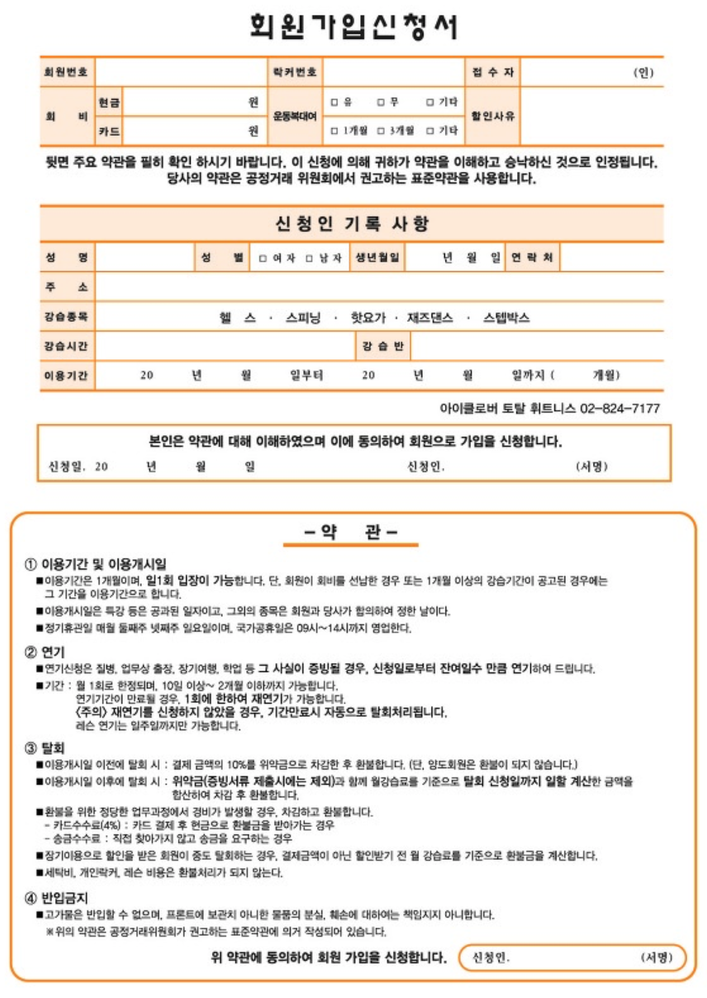
#> input picture data/FO-회원가입-01.png, 707 x 998 px, shrunk from 1284 x 1814 before the run
$ python detect_contours.py   (older library calls are emulated)
#> lines starting #> are read from the running program, lines starting #| are printed output that depends on the picture; after the words box and inside, x2 and y2 are one past the last pixel; in counts of white or black regions, pixels touching at a corner belong together
import numpy as np
import cv2


def detect_contours():
    # detect contours
    img = cv2.imread('../data/FO-회원가입-01.png')
#> img is the input picture: shape (998, 707, 3); mean B, G, R 229.3, 234.4, 239.1
    imgray = cv2.cvtColor(img, cv2.COLOR_BGR2GRAY)

    # cv2.RETR_CCOMP --> hirarchy level을 2단계로만 구성
    ret, thr = cv2.threshold(imgray, 230, 255, 0)
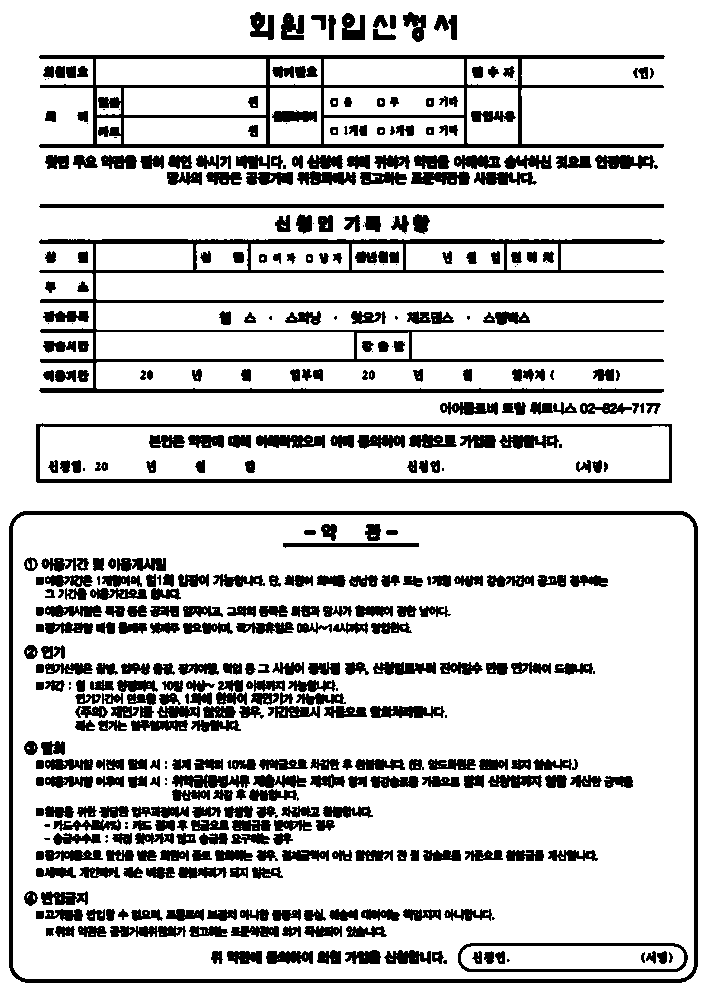
#> thr: shape (998, 707); 81.4% white; 460 black regions (52 under 20 px)
    _, contours, hierarchy = cv2.findContours(thr, cv2.RETR_CCOMP,
                                              cv2.CHAIN_APPROX_SIMPLE)
#> contours = 1168 contours, 722 with area under 20; largest, box (x1, y1, x2, y2) and area: (0, 0, 707, 998) 703882, (8, 510, 699, 984) 326021, (13, 515, 694, 979) 314656, (38, 54, 666, 149) 43141, (35, 422, 673, 484) 38218
    # original image's width & height
    origin_width = img.shape[1]
    origin_height = img.shape[0]

    # 글자 내에 생기는 contour는 작음
    # 실제 런칭시에는 사용자에게 기본폰트 사이즈가 몇인지 입력받는다
    # font_size + 1
    min_width = 15
    min_height = 15
    i = 0

    # creating a blank to draw lines on
    contour_image = np.copy(img) * 0
#> contour_image: shape (998, 707, 3); every value is 0

    # first contour detection for making line clarify
    for contour in contours:
        # top-left vertex coordinates (x,y) , width, height
        x, y, width, height = cv2.boundingRect(contour)

        # adjacent pixels bgr median, darkness++
        mid_b = 0
        mid_g = 0
        mid_r = 0
        j = 0
        for my in range(y - 2, y + 3):
            for mx in range(x - 2, x + 3):
                if (my and mx) >= 0:
                    mid_b += int(img.item(my, mx, 0))  # b
                    mid_g += int(img.item(my, mx, 1))  # g
                    mid_r += int(img.item(my, mx, 2))  # r
                    j += 1
        mid_b = (mid_b / j) * 0.8   # strengthen darkness
        mid_g = (mid_g / j) * 0.8
        mid_r = (mid_r / j) * 0.8

        # Draw rectangle with median bgr
        # larger than the half of original image size
        if width > origin_width * 0.5 or height > origin_height * 0.5:
            contour_image = cv2.rectangle(img, (x + 1, y + 1), (x + width - 1, y + height - 1),
                                          (mid_b, mid_g, mid_r, 50), 2)
            i += 1
            continue
        if (width > min_width and height > min_height) and ((hierarchy[0, i, 2] != -1 or hierarchy[0, i, 3] == (
                len(hierarchy) - 2 or len(hierarchy) - 1)) or cv2.arcLength(contour, True) > 1000):
            # child가 없는 contour(최내곽)이 아니거나 parent가 최외곽 or 최외곽-1인 contour
            # 또는 arc length > 1000 이상
            contour_image = cv2.rectangle(img, (x - 1, y - 1), (x + width + 1, y + height + 1),
                                          (mid_b, mid_g, mid_r, 50), 2)
        i += 1
#> this loop made 1168 passes
#> (x, y, width, height, mid_b, mid_g, mid_r) on passes 2 to 4: (334, 959, 1, 1, 100.8, 100.8, 100.8), (277, 959, 1, 1, 119.6, 119.6, 119.6), (245, 959, 1, 1, 110.4, 110.4, 110.4)
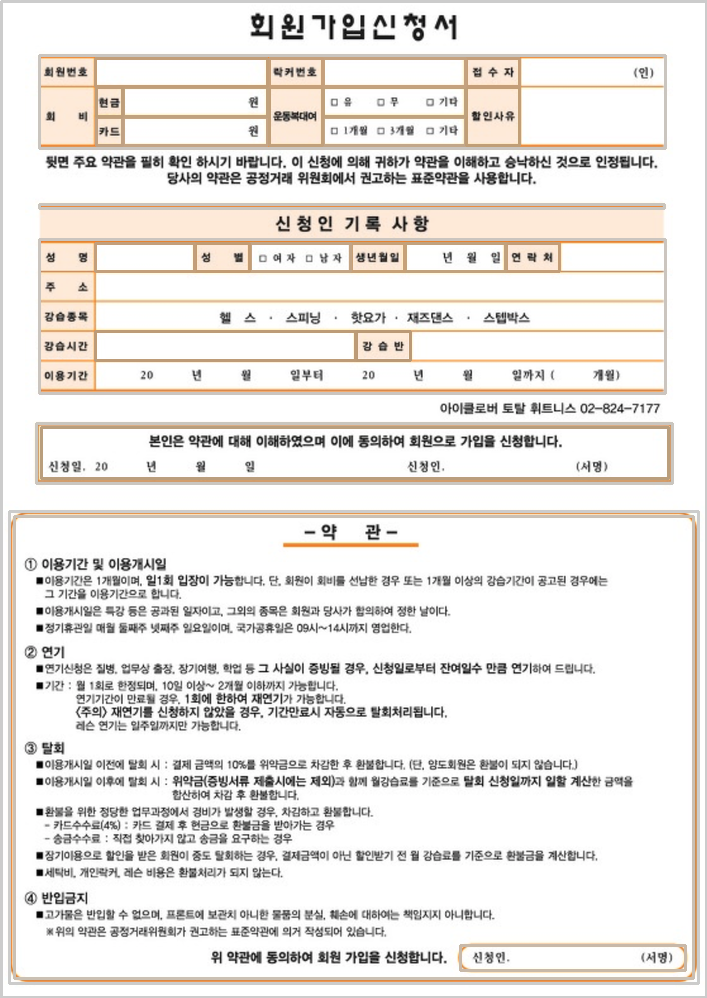
#> img: shape (998, 707, 3); 8.17% of pixels changed, all inside (x1, y1, x2, y2) = (0, 0, 707, 998)

    cv2.imshow('coutour_first', contour_image)
    cv2.imwrite('../data/result/enhanced_img.png', contour_image)
    cv2.waitKey(0)
    ########################################################################################################################

    # repeat contour detection
    imgray = cv2.cvtColor(contour_image, cv2.COLOR_BGR2GRAY)
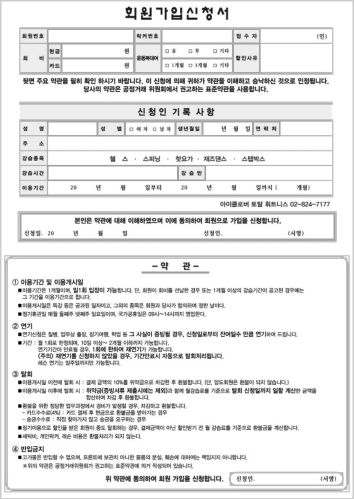
#> imgray: shape (998, 707) (shown at 1/2 size); min 0, max 255, mean 232.1
    ret, thr = cv2.threshold(imgray, 230, 255, 0)
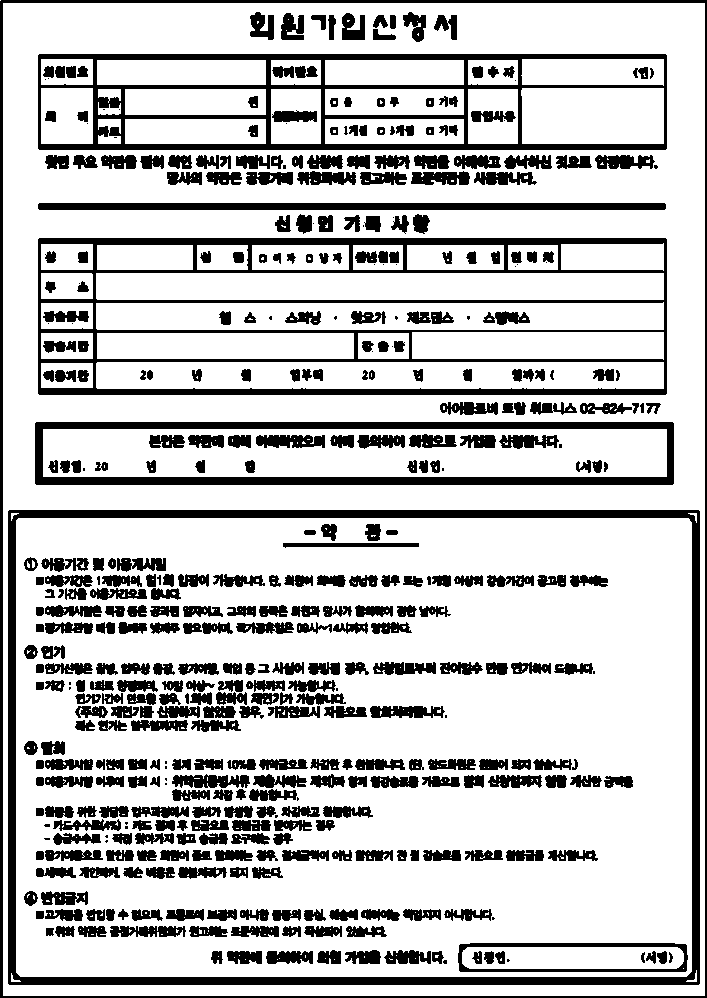
#> thr: shape (998, 707); 76.7% white; 461 black regions (52 under 20 px), largest, box (x1, y1, x2, y2) and area: (8, 510, 700, 985) 18321, (38, 238, 667, 395) 17545, (38, 54, 667, 150) 13715

    _, contours, hierarchy = cv2.findContours(thr, cv2.RETR_CCOMP,
                                              cv2.CHAIN_APPROX_SIMPLE)

    # image that only lines will be drawn
    line_image = contour_image * 0
    i = 0

    # Draw rectangle with white color
    for contour in contours:
        x, y, width, height = cv2.boundingRect(contour)

        if width > origin_width * 0.5 or height > origin_height * 0.5:
            line_image = cv2.rectangle(line_image, (x, y), (x + width, y + height), (255, 255, 255, 50), 2)
            img = cv2.rectangle(img, (x, y), (x + width, y + height), (255,255,255, 50), 6)
        if (width > min_width and height > min_height) and ((hierarchy[0, i, 2] != -1 or hierarchy[0, i, 3] == (
                len(hierarchy) - 2 or len(hierarchy) - 1)) or cv2.arcLength(contour, True) > 1000):
            line_image = cv2.rectangle(line_image, (x, y), (x + width, y + height), (255, 255, 255, 50), 2)
            img = cv2.rectangle(img, (x, y), (x + width, y + height), (255,255,255, 50), 6)
        i += 1
#> this loop made 1188 passes
#> contour on passes 3 to 5: [[683, 968]], [[477, 959], [478, 960], [478, 959]], [[334, 959]]
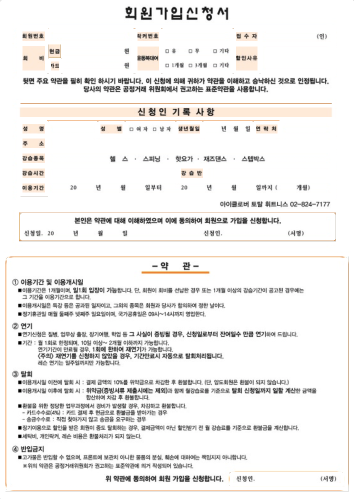
#> img: shape (998, 707, 3) (shown at 1/2 size); mean B, G, R 237.3, 238.6, 240
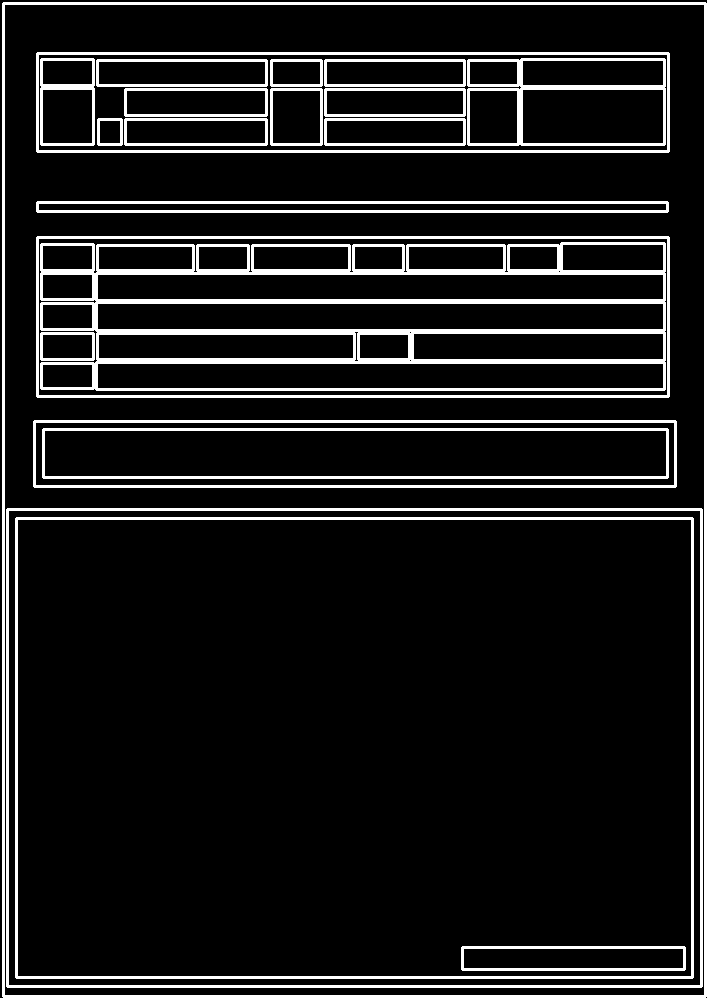
#> line_image: shape (998, 707, 3); 11.1% white; 22 white regions, largest, box (x1, y1, x2, y2) and area: (40, 242, 666, 391) 19507, (2, 2, 707, 998) 10166, (6, 508, 703, 988) 7022

    # image that will be erased with white color
    erased_line = cv2.addWeighted(img, 1, line_image, 1, 0)

    cv2.imshow('line image', line_image)
    cv2.imshow('erased image', erased_line)
    cv2.waitKey(0)
    cv2.destroyAllWindows()

    cv2.imwrite('../data/result/detect_contour.png', img)
    # 지운결과값
    cv2.imwrite('../data/result/erase_lines.png', erased_line)
    # 라인값
    cv2.imwrite('../data/result/line_image.png', line_image)


detect_contours()

$ run again, with data/FO-계산서-01.png copied over data/FO-회원가입-01.png
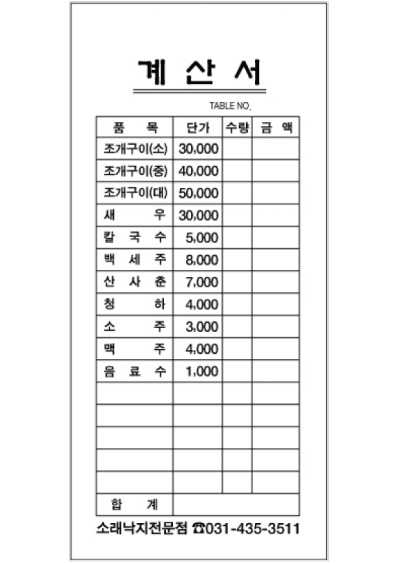
#> input picture data/FO-계산서-01.png, 400 x 563 px
#> in detect_contours, img is the input picture: shape (563, 400, 3); mean B, G, R 239.9, 239.9, 239.9
#> in detect_contours, `ret, thr = cv2.threshold(imgray, 230, 255, 0)`:
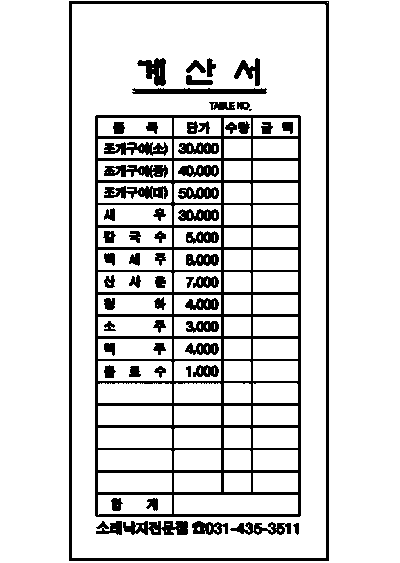
#> thr: shape (563, 400); 85.8% white; 62 black regions (1 under 20 px)
#> contours = 218 contours, 83 with area under 20; largest, box (x1, y1, x2, y2) and area: (0, 0, 400, 563) 224238, (68, 0, 330, 562) 146419, (72, 4, 326, 558) 139908, (94, 114, 302, 518) 83413, (174, 495, 298, 514) 2214
#> contour_image: shape (563, 400, 3); every value is 0
#> the loop in detect_contours, `for contour in contours:` made 218 passes
#> (x, y, width, height, mid_b, mid_g, mid_r) on passes 2 to 4: (279, 529, 3, 3, 132.2, 132.1, 132.1), (276, 529, 1, 1, 114.7, 114.7, 114.7), (256, 529, 3, 3, 135.6, 135.6, 135.6)
#> the loop in detect_contours, `for contour in contours:` made 218 passes
#> contour on passes 1, 3, 5: [[166, 530], [166, 531]], [[276, 529]], [[113, 529], [115, 529]]
#> after the loop in detect_contours, `for contour in contours:`:
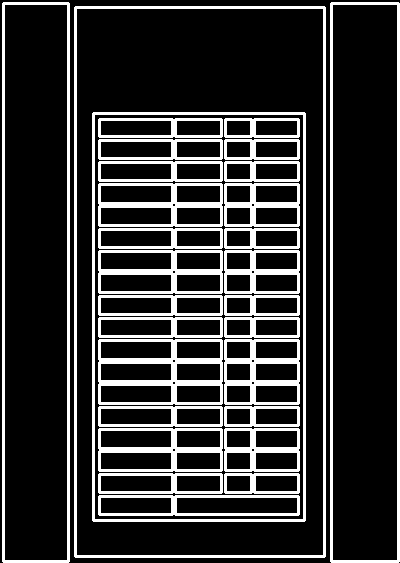
#> line_image: shape (563, 400, 3); 19.5% white; 29 white regions, largest, box (x1, y1, x2, y2) and area: (74, 6, 326, 558) 4784, (330, 2, 400, 563) 3746, (2, 2, 70, 563) 3734
